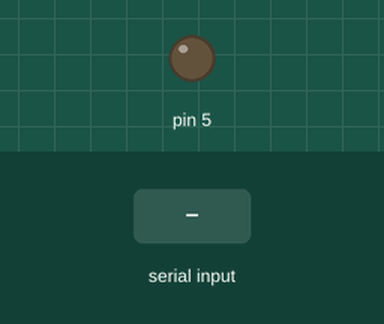
Simulated run of this sketch. Board: Arduino Uno, built with avr-gcc and run on an emulated ATmega328P. On the bench: output pins drawn as LEDs (lit = HIGH). The test bench sets the inputs (shaded band).

Above: at 1.2 s.
1.3 s: "1\n" received over Serial
At 2.5 s:
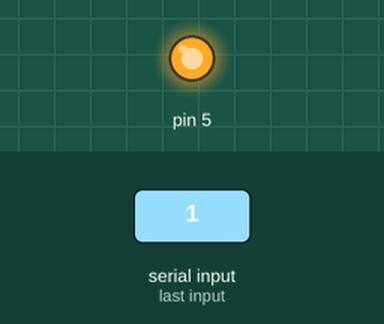
2.8 s: "0\n" received over Serial
At 3.8 s:
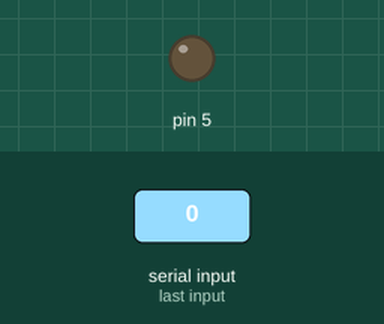
Timing chart, 0 to 5.8 s (numbered marks = the images above; inputs shaded):
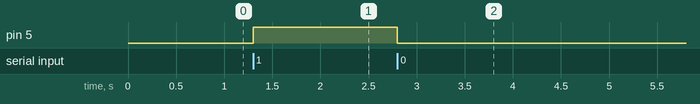

The sketch:

ArduinoControl.ino
```cpp
int x;

void setup()
{
  Serial.begin(115200);
  Serial.setTimeout(1);
  pinMode(5, OUTPUT);
}

void loop()
{
  while (!Serial.available())
    ;
  x = Serial.readString().toInt();

  if (x == 1)
  {
    digitalWrite(5, HIGH);
  }

  if (x == 0)
  {
    digitalWrite(5, LOW);
  }
}
```

Measured:
- after the input at 1.3 s, pin 5: LOW → HIGH at once
- after the input at 2.8 s, pin 5: HIGH → LOW at once
